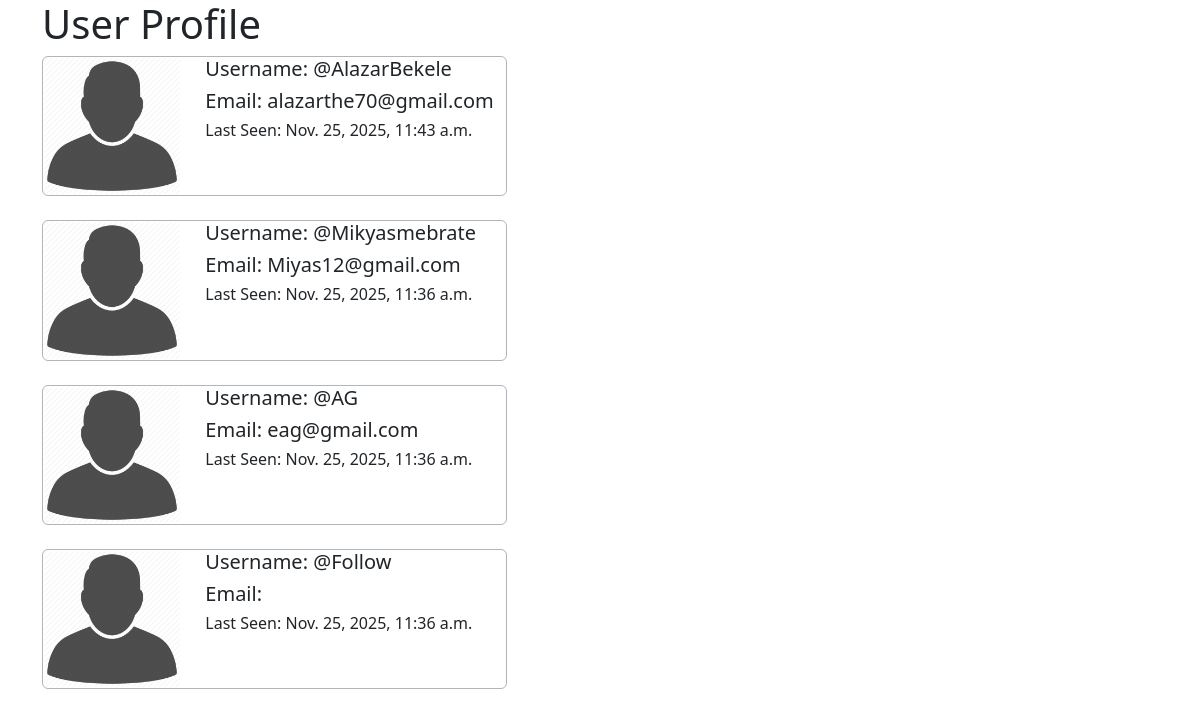
The app's page /home/ (signed in) with its own data.
### UserProfile/models.py (models this page shows, shortened)
class Profile (models.Model):
    user = models.OneToOneField(User, on_delete=models.CASCADE)
    follows = models.ManyToManyField("self", related_name="followed_by", symmetrical=False, blank=True)
    date_modified = models.DateTimeField(User, auto_now=True)

### UserProfile/views.py (the view)
def index (request):
    if request.user.is_authenticated:
        profile = Profile.objects.exclude(user=request.user)
        context= {
            'profile' : profile
        }
        return render (request, 'Profile_list.html', context=context)
    else:
        messages.success(request, "Must Have logged in to access this page...")
        return redirect ('navbarPage')

### UserProfile/templates/Profile_list.html (shortened to what this page needs)
{% load static %}
<!DOCTYPE html>
<html lang="en">
<head>
    <link href="https://cdn.jsdelivr.net/npm/bootstrap@5.3.8/dist/css/bootstrap.min.css" rel="stylesheet">
</head>
<body>
    <div>
        <div class="container gap-4">
            <h1>User Profile</h1>
            {% if profile %}
                    {% for Profiles in profile %}
                        <div class="card col-md-5 mb-4 border border-dark-subtle">
                            <div class="row">
                                <div class="col-md-4">
                                    <img src="{% static 'defualt_img/pngw.png' %}" class="img-fluid rounded-start" alt="Profile Img">
                                </div>
                                <div class="col-md-8">
                                    <h5>Username: @{{ Profiles.user.username }}</h5>
                                    <h5>Email: {{ Profiles.user.email }}</h5>
                                    <h6>Last Seen: {{ Profiles.date_modified }}</h6>
                                </div>
                            </div>
                        </div>
                    {% endfor %}
            {% endif %}
        </div>
    </div>
</body>
</html>

### records on screen
Profile: user.username "AlazarBekele", user.email "alazarthe70@gmail.com", date_modified "Nov. 25, 2025, 11:43 a.m."
Profile: user.username "Mikyasmebrate", user.email "Miyas12@gmail.com", date_modified "Nov. 25, 2025, 11:36 a.m."
Profile: user.username "AG", user.email "eag@gmail.com", date_modified "Nov. 25, 2025, 11:36 a.m."
Profile: user.username "Follow", date_modified "Nov. 25, 2025, 11:36 a.m."
